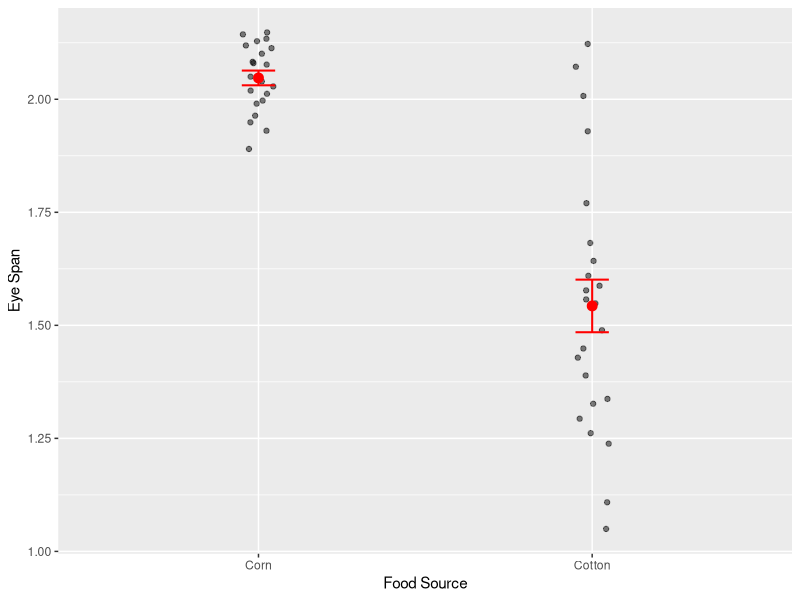
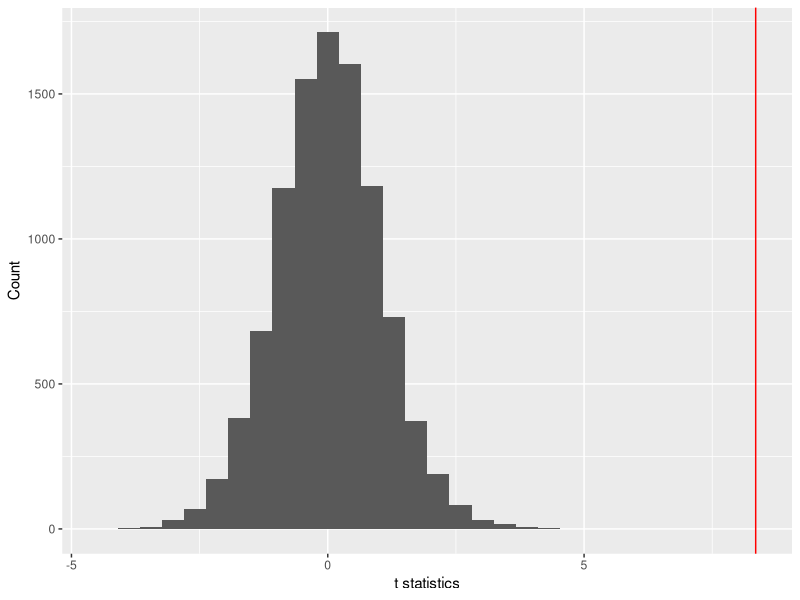
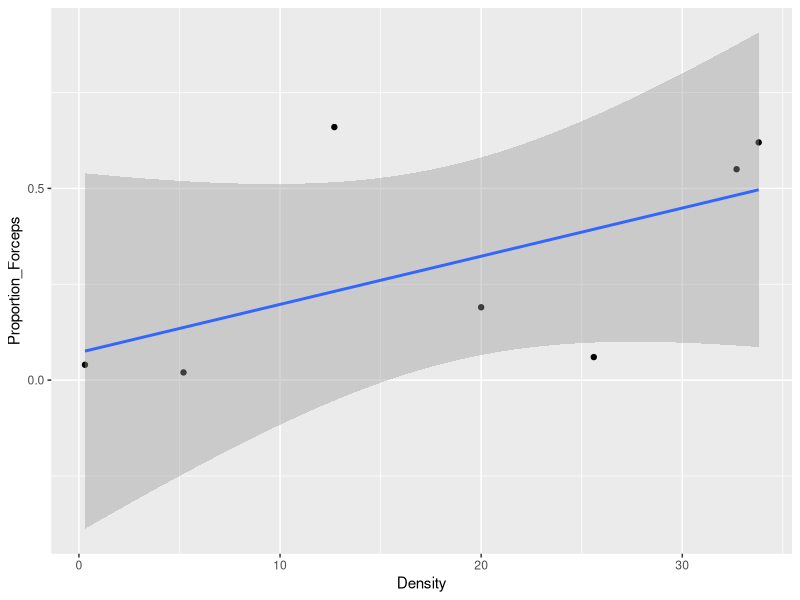
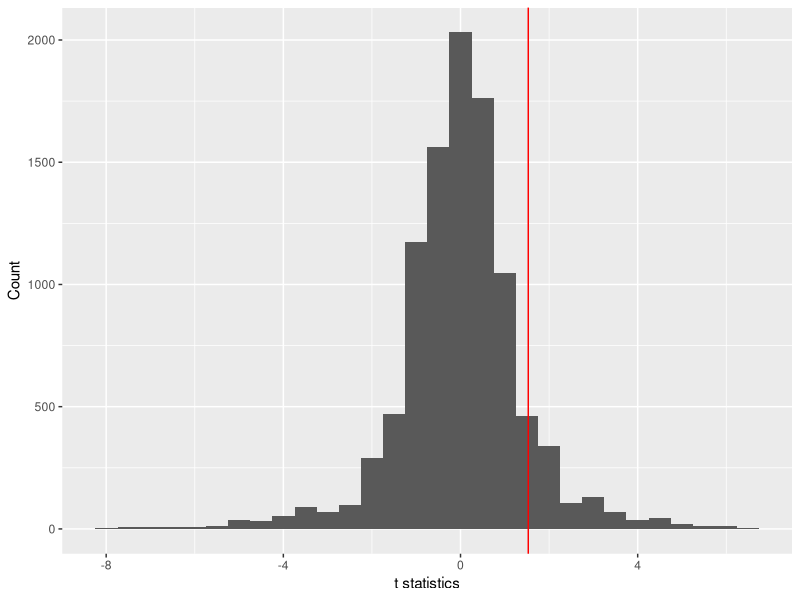
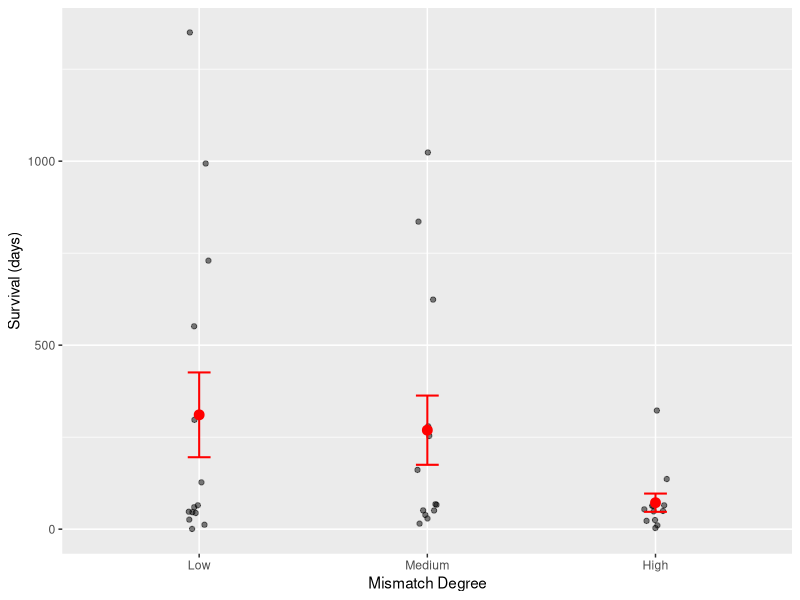
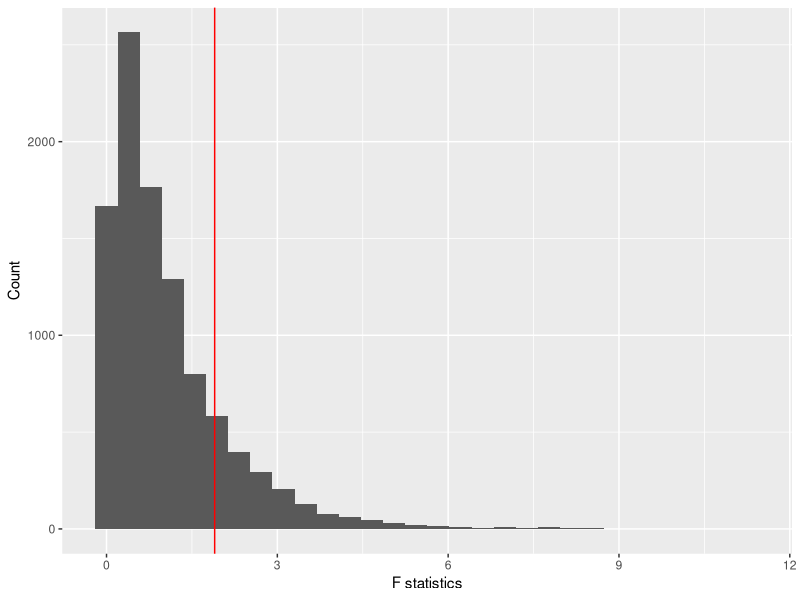
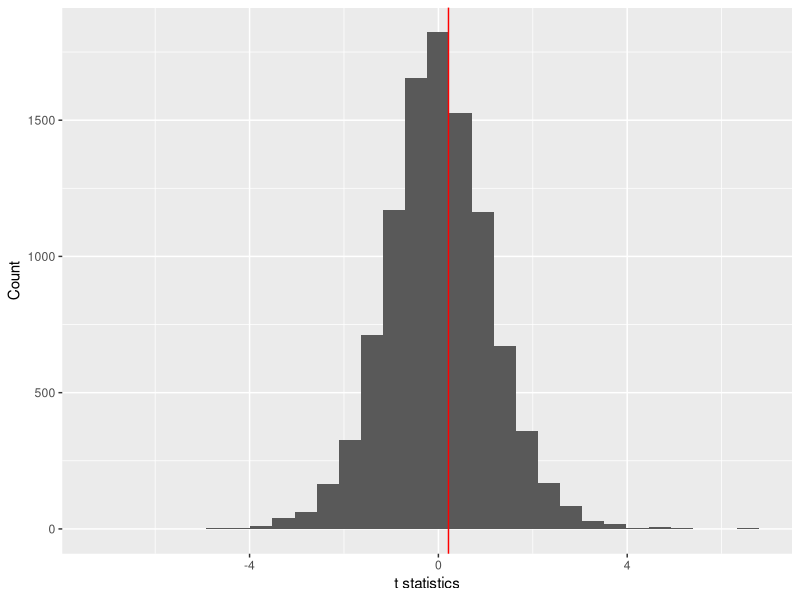
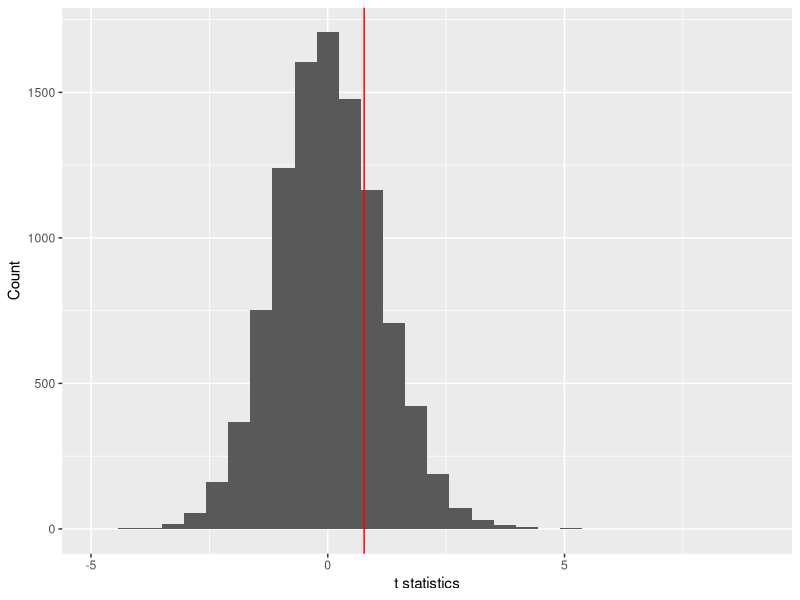

Write the R code that produced these figures, in order. (Note: a time limit stopped this script after it produced the figures.)
## ---- chunk 1
library(tidyverse)
library(readxl)
library(cowplot)
library(forcats)

# This option turn on cacheing of chunks. This will dramatically
# speed up knitting, because only chunks that have changed will
# be recompiled.
knitr::opts_chunk$set(cache = TRUE)
## ---- chunk 2
# Read data
stalk <- read_csv("../data/Stalkies.csv")

# Some thoughtful plotting
ggplot(stalk, aes(x = food_source, y = eye_span)) +
  geom_point(position = position_jitter(width = 0.05), alpha = 0.5) +
  stat_summary(fun.y = mean, geom = "point", size = 3, color = "red") +
  stat_summary(fun.data = mean_se, geom = "errorbar", width = 0.1,
               color = "red", size = 0.7) +
  labs(x = "Food Source", y = "Eye Span")

set.seed(8987324)
nreps <- 1e4
t_stats <- numeric(nreps)
t_stats[1] <- t.test(eye_span ~ food_source, data = stalk)$statistic

for (ii in 2:nreps) {
  t_stats[ii] <- t.test(sample(eye_span) ~ food_source, data = stalk)$statistic
}

tibble(t_stats) %>%
  ggplot(aes(t_stats)) +
  geom_histogram() +
  geom_vline(xintercept = t_stats[1], color = "red") +
  labs(x = "t statistics", y = "Count")

2 * mean(t_stats >= t_stats[1])

t.test(eye_span ~ food_source, data = stalk)
## ---- chunk 3
# Iterations per second, 1 processor
(p1 <- 124.7 / nreps)

# Iterations per second, 6 processors
(p6 <- 93 / nreps)

p1 / p6
## ---- chunk 4
EW <- read_csv("../data/Earwigs.csv")

EW %>%
  ggplot(aes(Density, Proportion_Forceps)) +
  geom_point() +
  geom_smooth(method = "lm")

fm <- lm(Proportion_Forceps ~ Density, data = EW)
summary(fm)

set.seed(28476)
nreps <- 1e4
t_stats <- numeric(nreps)
t_stats[1] <- summary(fm)$coefficients[2, 3]

for (ii in 2:nreps) {
  fm_rnd <- lm(sample(Proportion_Forceps) ~ Density, data = EW)
  t_stats[ii] <- summary(fm_rnd)$coefficients[2, 3]
}

tibble(t_stats) %>%
  ggplot(aes(t_stats)) +
  geom_histogram() +
  geom_vline(xintercept = t_stats[1], color = "red") +
  labs(x = "t statistics", y = "Count")

2 * mean(t_stats >= t_stats[1])

factorial(7)
## ---- chunk 5
M <- read_excel("../data/Heart_Transplants.xlsx") %>%
  mutate(Mismatch_Degree = fct_inorder(Mismatch_Degree))

ggplot(M, aes(x = Mismatch_Degree, y = Survival_Days)) +
  geom_point(position = position_jitter(width = 0.05), alpha = 0.5) +
  stat_summary(fun.y = mean, geom = "point", size = 3, color = "red") +
  stat_summary(fun.data = mean_se, geom = "errorbar", width = 0.1,
               color = "red", size = 0.7) +
  labs(x = "Mismatch Degree", y = "Survival (days)")

fm <- lm(Survival_Days ~ Mismatch_Degree, data = M)
obs <- summary(fm)

set.seed(823476)
nreps <- 1e4
F_stats <- numeric(nreps)
F_stats[1] <- obs$fstatistic["value"]

for (ii in 2:nreps) {
  fm_rand <- lm(sample(Survival_Days) ~ Mismatch_Degree,
                    data = M)
  F_stats[ii] <- summary(fm_rand)$fstatistic["value"]
}

tibble(F_stats) %>%
  ggplot(aes(F_stats)) +
  geom_histogram() +
  geom_vline(xintercept = F_stats[1], color = "red") +
  labs(x = "F statistics", y = "Count")

mean(F_stats >= F_stats[1])
## ---- chunk 6
M <- read_excel("../data/Birds.xlsx")
fm <- lm(N_Species ~ Dist_to_Island + Elevation + Area + Dist_to_Ecuador,
         data = M)
obs <- summary(fm)

set.seed(2876)
nreps <- 1e4

t_stats <- matrix(NA, nrow = nreps, ncol = 4)
colnames(t_stats) <- rownames(obs$coefficients)[2:5]
t_stats[1, ] <- obs$coefficients[2:5, 3]

for (ii in 2:nreps) {
  fm_rand <- lm(sample(N_Species) ~ Dist_to_Island + Elevation +
                  Area + Dist_to_Ecuador, data = M)
  t_stats[ii, ] <- summary(fm_rand)$coefficients[2:5, 3]
}

# Dist_to_Island
tibble(Dist_to_Island = t_stats[, "Dist_to_Island"]) %>%
  ggplot(aes(Dist_to_Island)) +
  geom_histogram() +
  geom_vline(xintercept = t_stats[1, "Dist_to_Island"],
             color = "red") +
  labs(x = "t statistics", y = "Count")

2 * mean(t_stats[, "Dist_to_Island"] >= t_stats[1, "Dist_to_Island"])

# Elevation
tibble(Elevation = t_stats[, "Elevation"]) %>%
  ggplot(aes(Elevation)) +
  geom_histogram() +
  geom_vline(xintercept = t_stats[1, "Elevation"],
             color = "red") +
  labs(x = "t statistics", y = "Count")

2 * mean(t_stats[, "Elevation"] >= t_stats[1, "Elevation"])

# Area
tibble(Area = t_stats[, "Area"]) %>%
  ggplot(aes(Area)) +
  geom_histogram() +
  geom_vline(xintercept = t_stats[1, "Area"],
             color = "red") +
  labs(x = "t statistics", y = "Count")

2 * mean(t_stats[, "Area"] >= t_stats[1, "Area"])

# Elevation
tibble(Dist_to_Ecuador = t_stats[, "Dist_to_Ecuador"]) %>%
  ggplot(aes(Dist_to_Ecuador)) +
  geom_histogram() +
  geom_vline(xintercept = t_stats[1, "Dist_to_Ecuador"],
             color = "red") +
  labs(x = "t statistics", y = "Count")

2 * mean(t_stats[, "Dist_to_Ecuador"] <= t_stats[1, "Dist_to_Ecuador"])
## ---- chunk 7
M <- read_csv("../data/Aspirin.csv") %>%
  mutate_each("factor")
fm <- glm(Cancer ~ Treatment, M, family = "binomial")

set.seed(8736)
nreps <- 1e3
devs <- numeric(nreps)
devs[1] <- fm$deviance

system.time({
  for (ii in 2:nreps) {
    devs[ii] <- glm(sample(Cancer) ~ Treatment, M,
                    family = "binomial")$deviance
  }
})

tibble(devs) %>%
  ggplot(aes(devs)) +
  geom_histogram() +
  geom_vline(xintercept = devs[1], color = "red") +
  labs(x = "Deviance", y = "Count")

mean(devs <= devs[1])
## ---- chunk 8
obs <- chisq.test(xtabs(~ Treatment + Cancer, M),
                  correct = FALSE)

set.seed(8736)
nreps <- 1e3
chisqs <- numeric(nreps)
chisqs[1] <- obs$statistic

system.time({
  for (ii in 2:nreps) {
    chisqs[ii] <- chisq.test(xtabs(~ sample(Treatment) + Cancer, M),
                             correct = FALSE)$statistic
  }
})

tibble(chisqs) %>%
  ggplot(aes(chisqs)) +
  geom_histogram() +
  geom_vline(xintercept = chisqs[1], color = "red") +
  labs(x = "Chi-squared Statistic", y = "Count")

mean(chisqs >= chisqs[1])
## ---- chunk 9
M <- read_excel("../data/Birds.xlsx")

set.seed(2876)
nreps <- 1e4

corrs <- numeric(length = nreps)
corrs[1] <- cor(M$Area, M$Elevation)

for (ii in 2:nreps) {
  corrs[ii] <- cor(sample(M$Area), M$Elevation)
}

tibble(corrs) %>%
  ggplot(aes(corrs)) +
  geom_histogram() +
  geom_vline(xintercept = corrs[1], color = "red") +
  labs(x = "Correlation", y = "Count")

mean(corrs >= corrs[1])
